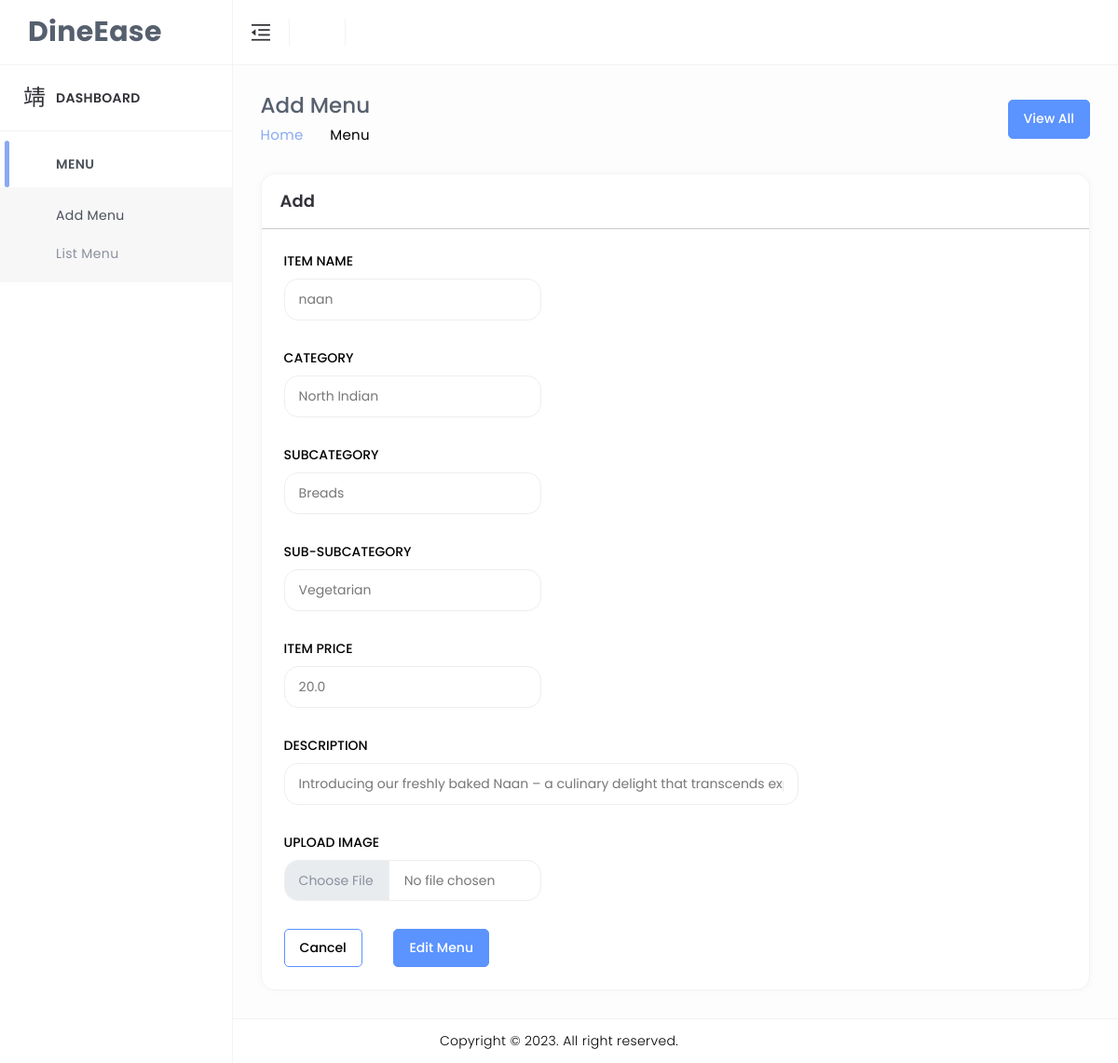
The page /menu_edit/3/ on the database as committed earlier.
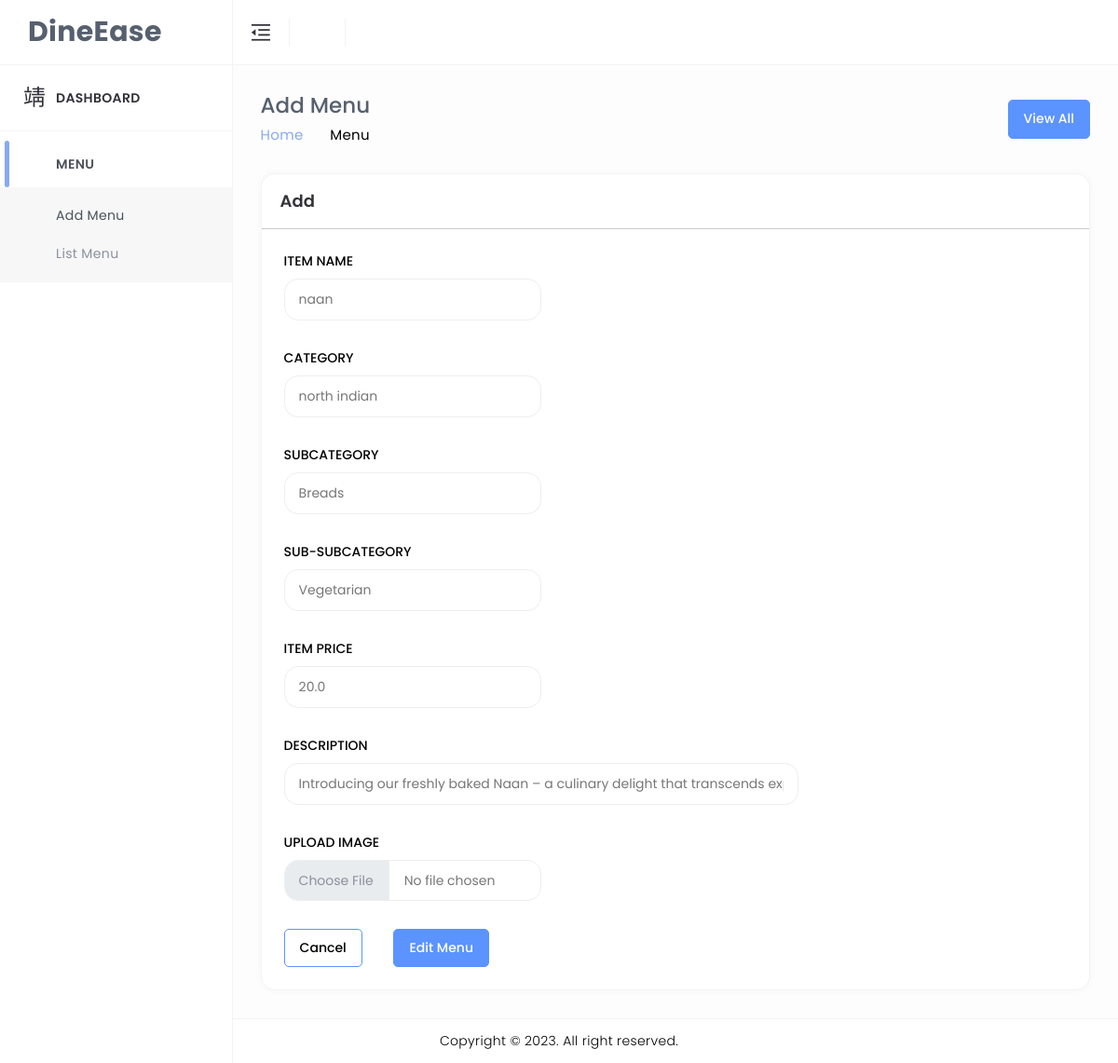
The same page on the database as committed later.
### home/models.py (models this page shows, shortened)
class menus(models.Model):
    CATEGORY_CHOICES = (
        ('Kerala', 'Kerala'),
        ('Chineese', 'Chineese'),
        ('North Indian', 'North Indian'),
        ('Arabian', 'Arabian'),
        ('Deserts', 'Deserts'),
        ('Beverages', 'Beverages'),
    )
    SUBMENU_CHOICES = (
        ('Breads', 'Breads'),
        ('Curries', 'Curries'),
        ('Rice Dishes','Rice Dishes'),
        ('Seafoods','Seafoods'),
        ('Deserts','Deserts'),
        ('Appetizers','Appetizers'),
        ('Main Course','Main Course'),
        ('Tandoori delights','Tandoori delights'),
        ('Chaats','Chaats'),
        ('Rolls & Grills','Rolls & Grills'),
        ('Hot Beverage','Hot Beverage'),
        ('Cold Beverage','Cold Beverage'),
    )
    SUB_SUBMENU_CHOICES = (
        ('Vegetarian', 'Vegetarian'),
        ('Non-Vegetarian', 'Non-Vegetarian'),
    )
    name = models.CharField(max_length=100)
    category = models.CharField(max_length=50, choices=CATEGORY_CHOICES, default='')
    submenu = models.CharField(max_length=50, choices=SUBMENU_CHOICES, default='', blank=True)
    sub_submenu = models.CharField(max_length=50, choices=SUB_SUBMENU_CHOICES, default='', blank=True)
    desc = models.CharField(max_length=300)
    price = models.FloatField()
    img = models.ImageField(upload_to='menus/', blank=True, null=True)
    active = models.BooleanField(default=True)

### home/views.py (the view, shortened to what this page needs)
# urls.py: path('menu_edit/<int:menu_id>/', menu_edit, name='menu_edit'),
def menu_edit(request, menu_id):
    menu_items= get_object_or_404(menus, id=menu_id)
    return render(request, 'admin_dashboard/menu_edit.html', {'menu_items': menu_items})

### templates/admin_dashboard/menu_edit.html (shortened to what the changed rows need)
{% load static %}
<!DOCTYPE html>
<html lang="en" dir="ltr">
<head>
	<link href="{% static 'assets/css/materialdesignicons.min.css' %}" rel="stylesheet" />
	<link href="{% static 'assets/plugins/simplebar/simplebar.css' %}" rel="stylesheet" />
	<link id="{% static 'style.css' %}" rel="stylesheet" href="{% static 'assets/css/style.css' %}" />
</head>
<body class="ec-header-fixed ec-sidebar-fixed ec-sidebar-dark ec-header-light" id="body">
	<div class="wrapper">
		<div class="ec-page-wrapper">
			<div class="ec-content-wrapper">
				<div class="content">
					<div class="breadcrumb-wrapper d-flex align-items-center justify-content-between">
						<div>
							<h1>Add Menu</h1>
						</div>
					</div>
					<div class="row">
						<div class="col-12">
							<div class="card card-default">
								<div class="card-header card-header-border-bottom">
									<h2>Add </h2>
								</div>
								<div class="card-body">
									<div class="row ec-vendor-uploads">
										<div class="col-lg-8">
											<div class="ec-vendor-upload-detail">
												<form method="post" enctype="multipart/form-data">
													<div class="col-md-6">
														<label for="Mname" class="form-label">Item name</label>
														<input type="text" value="{{ menu_items.name}}"  class="form-control slug-title" placeholder="Menu Item name" name="Mname" id="Mname">
													</div>
													<div class="col-md-6">
														<label for="Mcategory" class="form-label">Category</label>
                                                        <input type="text" value="{{ menu_items.category}}"  class="form-control slug-title" placeholder="Menu Item name" name="Mcategory" id="Mcategory">
													</div>
													<div class="col-md-6">
														<label for="Msubcategory" class="form-label">SubCategory</label>
                                                        <input type="text" value="{{ menu_items.submenu}}"  class="form-control slug-title" placeholder="Menu Item name" name="Msubcategory" id="Msubcategory">
													</div>
													<div class="col-md-6">
														<label for="Msubsubcategory" class="form-label">Sub-SubCategory</label>
                                                        <input type="text" value="{{ menu_items.sub_submenu}}"  class="form-control slug-title" placeholder="Menu Item name" name="Msubsubcategory" id="Msubsubcategory">
													</div>
													<div class="col-md-6">
														<label for="Mprice" class="form-label">Item price</label>
														<input type="text" value="{{menu_items.price}}" class="form-control" placeholder="Item price" name="Mprice" id="Mprice">
													</div>
													<div class="col-md-12">
														<label class="form-label">Description</label>
														<input type="text" value="{{ menu_items.desc}}" class="form-control" name="Mdesc" rows="4" id="Mdesc">
													</div>
													<div class="col-md-6">
														<label for="Mimg" class="form-label">Upload Image</label>
														<input type="file" value="{{ menu_items.img}}" class="form-control" name="Mimg" id="Mimg">
													</div>
												</form>
											</div>
										</div>
									</div>
								</div>
											</div>
										</div>
									</div>
								</div>
							</div>
						</div>
					</div>
</body>
</html>

Rows that differ between the two databases and show on the page:
changed menus "naan": Mcategory "North Indian" → "north indian"
